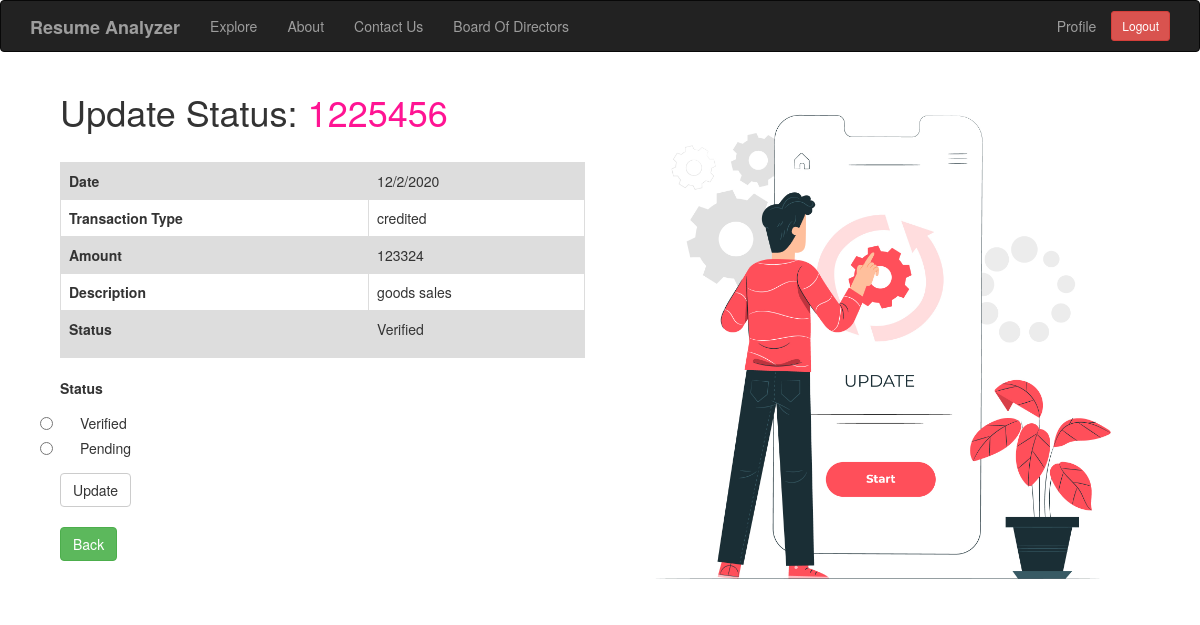
The app's page /update_status/1 (signed in) with its own data.
### app/models.py (models this page shows, shortened)
class Transaction(db.Model):
    id = db.Column(db.Integer,primary_key=True)
    tr_id = db.Column(db.Integer)
    date = db.Column(db.String(64))
    description = db.Column(db.String(140))
    tr_type = db.Column(db.String(64))
    amount = db.Column(db.Integer)
    valid = db.Column(db.Boolean, default=False)
    user_id = db.Column(db.Integer,db.ForeignKey('user.id'))
    comment = db.relationship('Comment',backref='comment_of',lazy='dynamic')
    document = db.relationship('Document',backref='document_of',lazy='dynamic')

### app/routes.py (the view, shortened to what this page needs)
@app.route('/update_status/<trans_id>',methods=['GET','POST'])
@login_required
def update_status(trans_id):
    form = UpdateStatusForm()
    transaction = Transaction.query.filter_by(id=trans_id).first_or_404()
    return render_template('status.html',title='Update Status',form=form,tr=transaction)

### app/forms.py
class UpdateStatusForm(FlaskForm):
    status = RadioField('Status',choices=[('True','Verified'),('False','Pending')],validators=[DataRequired()])
    submit = SubmitField('Update')

### app/models.py (called while the page is built)
@login.user_loader
def load_user(id):
    return User.query.get(int(id))

### app/routes.py (called while the page is built)
@app.before_request
def before_request():
    if current_user.is_authenticated:
        current_user.last_seen = datetime.utcnow()
        db.session.commit()

### app/templates/status.html
{% extends 'base.html' %}
{% import 'bootstrap/wtf.html' as wtf %}
{% block app_content %}
<div class="col-md-12">
	<div class="col-md-6">
		<h1 style="padding-bottom: 20px;">Update Status: <span style="color: #FF1493;">{{ tr.tr_id }}</span></h1>
		<table class="table table-bordered table-striped">
				<tr  style="background-color: #dddddd">
					<th>Date</th>
					<td>{{ tr.date }}</td>
				</tr>
				<tr>
					<th>Transaction Type</th>
					<td>{{ tr.tr_type}}</td>
				</tr>
				<tr  style="background-color: #dddddd">
					<th>Amount</th>
					<td>{{ tr.amount }}</td>
				</tr>
				<tr>
					<th>Description</th>
					<td>{{ tr.description }}</td>
				</tr>
				<tr  style="background-color: #dddddd">
					<th>Status</th>
					<td>{% if tr.valid == False %}
						<p>Pending</p>
						{% else %}
						<p>Verified</p>
						{% endif %}
					</td>
				</tr>
		</table>
    	<div class="row">
        	<div class="col-md-6">
            	{{ wtf.quick_form(form) }}
        	</div>
    	</div>
    	<br>
    	<p><a href="{{ url_for('acc_index') }}"  class="btn btn-success">Back</a></p>
	</div>
	<div class=col-md-6>
		<img src="{{ url_for('static', filename= 'images/status.jpg')}}" alt="update" style="max-width: 100%; height: auto">
	</div>
</div>
{% endblock %}

### records on screen
Transaction: tr_id "1225456", date "12/2/2020", tr_type "credited", amount "123324", description "goods sales"
